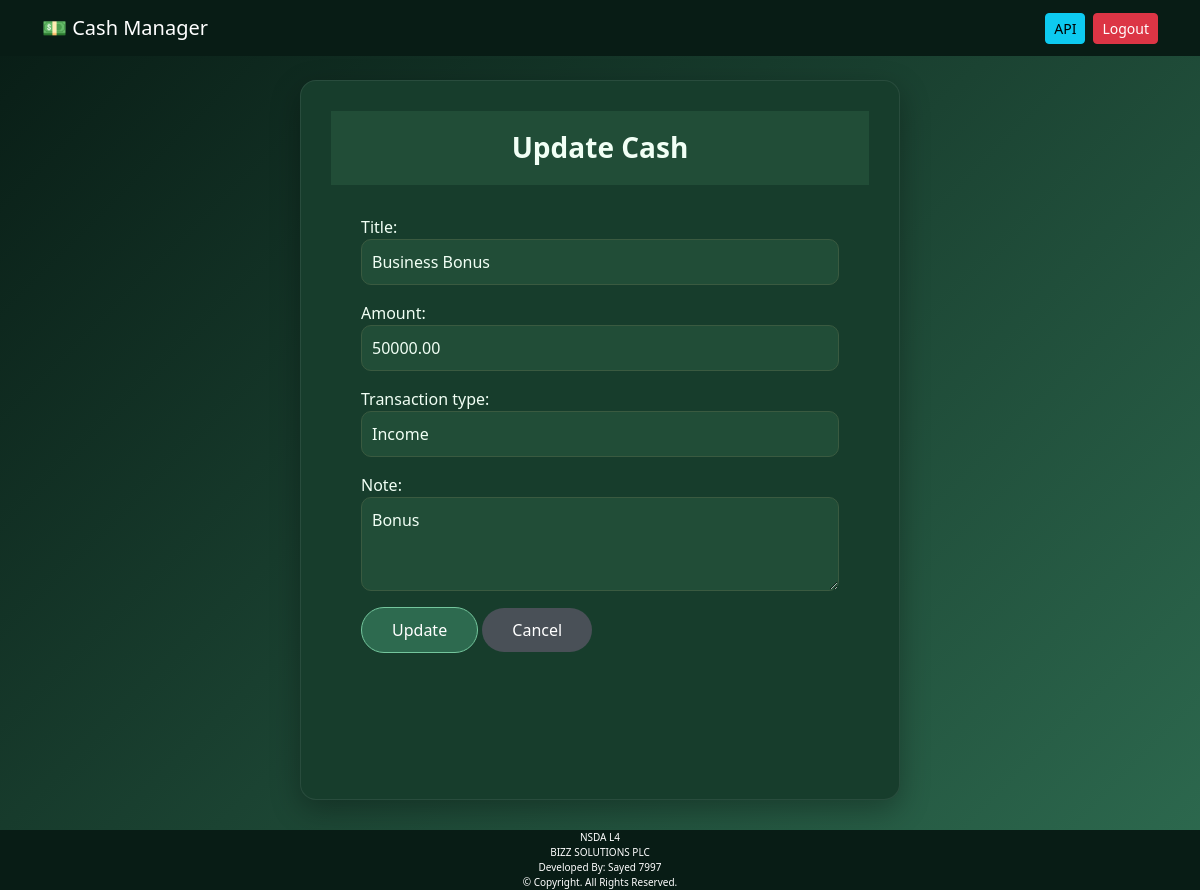
Screenshot of /cash/6/edit/ (signed in) with the database file from the repository.
### cash/models.py (models this page shows, shortened)
class Cash(models.Model):
    TRANSACTION_TYPES = (
        ("Income", "Income"),
        ("Expense", "Expense"),
    )
    user = models.ForeignKey(
        User,
        on_delete=models.CASCADE,
        related_name="cash_transactions"
    )
    title = models.CharField(max_length=100)
    amount = models.DecimalField(
        max_digits=10,
        decimal_places=2
    )
    transaction_type = models.CharField(
        max_length=10,
        choices=TRANSACTION_TYPES
    )
    date = models.DateField(auto_now_add=True)
    note = models.TextField(
        blank=True,
        null=True
    )
    created_at = models.DateTimeField(auto_now_add=True)
    updated_at = models.DateTimeField(auto_now=True)
    class Meta:
        ordering = ["-date", "-created_at"]

### cash/views.py (the view)
# urls.py: path("cash/<int:pk>/edit/", CashUpdateView.as_view(), name="cash_edit"),
class CashUpdateView(LoginRequiredMixin, UpdateView):
    login_url = "login"
    model = Cash
    form_class = CashForm
    template_name = "cash_form.html"
    success_url = reverse_lazy("cash_list")
    def get_queryset(self):
        return Cash.objects.filter(user=self.request.user)

### cash/forms.py
class CashForm(forms.ModelForm):
    class Meta:
        model = Cash
        fields = [
            "title",
            "amount",
            "transaction_type",
            "note",
        ]
        widgets = {
            "title": forms.TextInput(attrs={
                "class": "form-control"
            }),
            "amount": forms.NumberInput(attrs={
                "class": "form-control"
            }),
            "transaction_type": forms.Select(attrs={
                "class": "form-select"
            }),
            "note": forms.Textarea(attrs={
                "class": "form-control",
                "rows": 3
            }),
        }

### cash/templates/cash_form.html (shortened to what this page needs)
{% extends 'base.html' %}
{% block content %}
<div class="form-card">
<div class="form-header">
<h3>
{% if object %}
    Update Cash
{% else %}
    Insert Cash
{% endif %}
</h3>
</div>
<div class="form-body">
<form method="POST">
{{ form.as_p }}
<button class="btn save-btn">
{% if object %}
    Update
{% else %}
    Save
{% endif %}
</button>
<a href="{% url 'cash_list' %}" class="btn cancel-btn">
Cancel
</a>
</form>
</div>
</div>
{% endblock %}

### cash/static/css/style.css (style rules this page uses)
:root { --bg1:#081c15; --bg2:#1b4332; --bg3:#2d6a4f; --card:#173d2c; --card2:#214d37; --border:#3a5a40; --text:#f1fff5; --muted:#c9e4cf; --accent:#74c69d; --success:#40916c; --danger:#c1121f; --orange:#f60; }
body { background:linear-gradient(135deg,var(--bg1),var(--bg2),var(--bg3)); background-attachment:fixed; color:var(--text); min-height:100vh; display:flex; flex-direction:column; }
.mbox, .army-btn, .save-btn { background:var(--bg3); color:#fff; border:1px solid var(--accent); border-radius:25px; padding:10px 30px; }
.form-card { margin:0 auto; min-height: 90vh;margin-bottom:30px; padding:30px; width:100%; max-width:600px; background:var(--card); color:var(--text); border-radius:16px; overflow:hidden; border:1px solid rgba(255,255,255,.08); box-shadow:0 10px 30px rgba(0,0,0,.3); }
.form-header { background:var(--card2); color:var(--text); padding:20px; text-align:center; }
.form-header h3 { margin:0; font-weight:700; }
.form-body { padding:30px; color:var(--text); }
.form-body input, .form-body select, .form-body textarea { width:100%; padding:10px; background:var(--card2); color:var(--text); border:1px solid var(--border); border-radius:10px; }
.cancel-btn { background:#495057; color:#fff; border:none; border-radius:25px; padding:10px 30px; }

### rows the page displays
Cash: title "Business Bonus", amount "50000.00", transaction_type "Income", note "Bonus"
